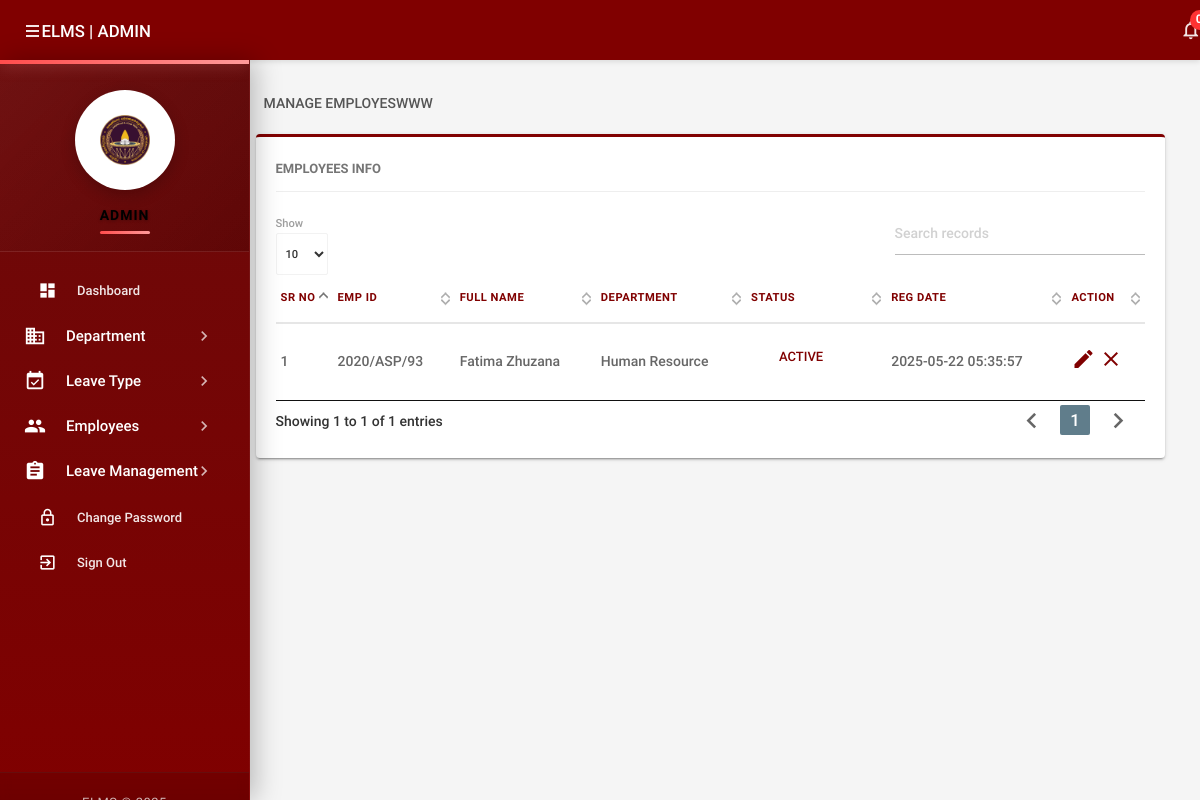
Page /admin/manageemployee.php (signed in) on the committed database.
### tables this page shows
CREATE TABLE tblemployees (
  id int(11) NOT NULL,
  EmpId varchar(100) NOT NULL,
  FirstName varchar(150) DEFAULT NULL,
  LastName varchar(150) DEFAULT NULL,
  EmailId varchar(200) DEFAULT NULL,
  Password varchar(180) DEFAULT NULL,
  Gender varchar(100) DEFAULT NULL,
  DepartmentCode varchar(255) DEFAULT NULL,
  Phonenumber char(11) DEFAULT NULL,
  Status int(1) DEFAULT NULL,
  RegDate timestamp NULL DEFAULT current_timestamp(),
  Faculty varchar(100) DEFAULT NULL,
  employeetype varchar(100) DEFAULT NULL
);

### admin/manageemployee.php (the view, shortened to what this page needs)
<?php
include('includes/config.php');
if(strlen($_SESSION['alogin'])==0)
    {
header('location:index.php');
}
else{
 ?>
<!DOCTYPE html>
<html lang="en">
    <head>
        <link type="text/css" rel="stylesheet" href="../assets/plugins/materialize/css/materialize.min.css"/>
        <link href="../assets/plugins/material-preloader/css/materialPreloader.min.css" rel="stylesheet">
        <link href="../assets/plugins/datatables/css/jquery.dataTables.min.css" rel="stylesheet">
        <link href="../assets/css/alpha.min.css" rel="stylesheet" type="text/css"/>
        <link href="../assets/css/custom.css" rel="stylesheet" type="text/css"/>
    </head>
    <body>
       <?php include('includes/header.php');?>
       <?php include('includes/sidebar.php');?>
            <main class="mn-inner">
                <div class="row">
                    <div class="col s12">
                        <div class="page-title">Manage EmployesWWW</div>
                    </div>
                    <div class="col s12 m12 l12">
                        <div class="card">
                            <div class="card-content">
                                <span class="card-title">Employees Info</span>
                                <table id="example" class="display responsive-table ">
                                    <thead>
                                        <tr>
                                            <th>Sr no</th>
                                            <th>Emp Id</th>
                                            <th>Full Name</th>
                                            <th>Department</th>
                                             <th>Status</th>
                                             <th>Reg Date</th>
                                            <th>Action</th>
                                        </tr>
                                    </thead>
                                    <tbody>
<?php
$sql = "SELECT EmpId,FirstName,LastName,DepartmentCode,Status,RegDate,id from  tblemployees";
$query = $dbh -> prepare($sql);
$query->execute();
$results=$query->fetchAll(PDO::FETCH_OBJ);
$cnt=1;
if($query->rowCount() > 0)
{
foreach($results as $result)
{               ?>
                                        <tr>
                                            <td> <?php echo htmlentities($cnt);?></td>
                                            <td><?php echo htmlentities($result->EmpId);?></td>
                                            <td><?php echo htmlentities($result->FirstName);?>&nbsp;<?php echo htmlentities($result->LastName);?></td>
                                            <td><?php echo htmlentities($result->DepartmentCode);?></td>
                                             <td><?php $stats=$result->Status;
if($stats){
                                             ?>
                                                 <a class="waves-effect waves-green btn-flat m-b-xs">Active</a>
                                                 <?php } else { ?>
                                                 <a class="waves-effect waves-red btn-flat m-b-xs">Inactive</a>
                                                 <?php } ?>
                                             </td>
                                              <td><?php echo htmlentities($result->RegDate);?></td>
                                            <td><a href="editemployee.php?empid=<?php echo htmlentities($result->id);?>"><i class="material-icons">mode_edit</i></a>
                                        <?php if($result->Status==1)
 {?>
<a href="manageemployee.php?inid=<?php echo htmlentities($result->id);?>" onclick="return confirm('Are you sure you want to inactive this Employe?');"" > <i class="material-icons" title="Inactive">clear</i>
<?php } else {?>
                                            <a href="manageemployee.php?id=<?php echo htmlentities($result->id);?>" onclick="return confirm('Are you sure you want to active this employee?');""><i class="material-icons" title="Active">done</i>
                                            <?php } ?> </td>
                                        </tr>
                                         <?php $cnt++;} }?>
                                    </tbody>
                                </table>
                            </div>
                        </div>
                    </div>
                </div>
            </main>
        </div>
        <div class="left-sidebar-hover"></div>
    </body>
</html>
<?php } ?>

### assets/css/custom.css (style rules this page uses)
:root { --primary-color: #800000; --primary-dark: #660000; --primary-light: #a62e2e; --accent-color: #ff3333; --text-on-primary: #ffffff; --sidebar-bg: #800000; --sidebar-text: #ffffff; --sidebar-hover: #660000; --card-shadow: 0 2px 5px rgba(0,0,0,0.1); }
body { background-color: #f5f5f5; }
a { color: var(--primary-color); }
.btn-flat { background: transparent !important; color: #800000 !important; box-shadow: none !important; }
.card, .card-panel { border-radius: 4px; box-shadow: 0 2px 2px 0 rgba(0,0,0,0.14), 0 1px 5px 0 rgba(0,0,0,0.12), 0 3px 1px -2px rgba(0,0,0,0.2); border-top: 3px solid #800000; margin: 0.5rem 0 1rem 0; transition: box-shadow 0.3s ease; }
.card .card-title { color: #800000; font-weight: 500; padding-bottom: 10px; border-bottom: 1px solid #eee; margin-bottom: 15px; }
table { border-collapse: collapse; width: 100%; margin-bottom: 1rem; }
table > thead > tr > th { color: #800000; font-weight: 500; text-transform: uppercase; font-size: 0.8rem; letter-spacing: 0.5px; }

### rows in the picture
tblemployees: EmpId "2020/ASP/93", FirstName "Fatima", LastName "Zhuzana", DepartmentCode "Human Resource", Status "ACTIVE", RegDate "2025-05-22 05:35:57"
